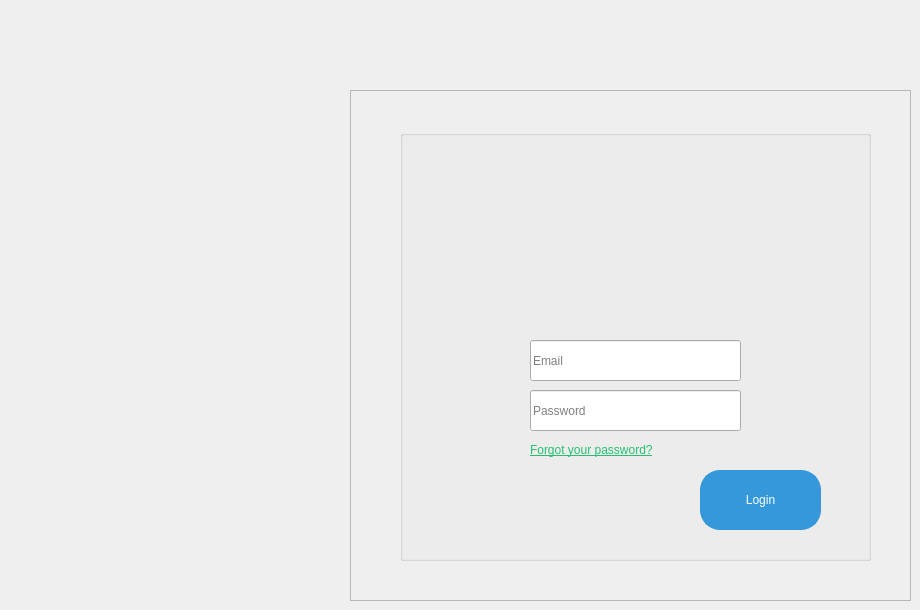
      <widget class="QWidget" name="page_20">
       <widget class="QFrame" name="frame_16">
        <property name="geometry">
         <rect>
          <x>350</x>
          <y>90</y>
          <width>561</width>
          <height>511</height>
         </rect>
        </property>
        <property name="frameShape">
         <enum>QFrame::Shape::StyledPanel</enum>
        </property>
        <property name="frameShadow">
         <enum>QFrame::Shadow::Raised</enum>
        </property>
        <widget class="QGroupBox" name="groupBox_8">
         <property name="geometry">
          <rect>
           <x>50</x>
           <y>40</y>
           <width>471</width>
           <height>431</height>
          </rect>
         </property>
         <property name="title">
          <string/>
         </property>
         <widget class="QLineEdit" name="lineEdit_24">
          <property name="geometry">
           <rect>
            <x>130</x>
            <y>210</y>
            <width>211</width>
            <height>41</height>
           </rect>
          </property>
          <property name="text">
           <string/>
          </property>
          <property name="placeholderText">
           <string>Email</string>
          </property>
         </widget>
         <widget class="QLineEdit" name="lineEdit_25">
          <property name="geometry">
           <rect>
            <x>130</x>
            <y>260</y>
            <width>211</width>
            <height>41</height>
           </rect>
          </property>
          <property name="text">
           <string/>
          </property>
          <property name="placeholderText">
           <string>Password</string>
          </property>
         </widget>
         <widget class="QPushButton" name="login_2">
          <property name="geometry">
           <rect>
            <x>300</x>
            <y>340</y>
            <width>121</width>
            <height>60</height>
           </rect>
          </property>
          <property name="styleSheet">
           <string notr="true">QPushButton {
    background-color: #3498db;
    border-radius: 20px;
    border: 2px solid #3498db;
    min-height: 40px;
    color: white;
}
</string>
          </property>
          <property name="text">
           <string>Login</string>
          </property>
         </widget>
         <widget class="QLabel" name="loginLogo_2">
          <property name="geometry">
           <rect>
            <x>140</x>
            <y>20</y>
            <width>181</width>
            <height>151</height>
           </rect>
          </property>
          <property name="text">
           <string/>
          </property>
          <property name="pixmap">
           <pixmap>../../reveiw/logo.png</pixmap>
          </property>
          <property name="scaledContents">
           <bool>true</bool>
          </property>
         </widget>
         <widget class="QLabel" name="linkFor_2">
          <property name="geometry">
           <rect>
            <x>130</x>
            <y>310</y>
            <width>171</width>
            <height>21</height>
           </rect>
          </property>
          <property name="text">
           <string>&lt;html&gt;&lt;head/&gt;&lt;body&gt;&lt;p&gt;&lt;a href=&quot;go&quot;&gt;&lt;span style=&quot; text-decoration: underline; color:#27bf73;&quot;&gt;Forgot your password?&lt;/span&gt;&lt;/a&gt;&lt;/p&gt;&lt;/body&gt;&lt;/html&gt;</string>
          </property>
          <property name="textFormat">
           <enum>Qt::TextFormat::RichText</enum>
          </property>
         </widget>
        </widget>
       </widget>
      </widget>
